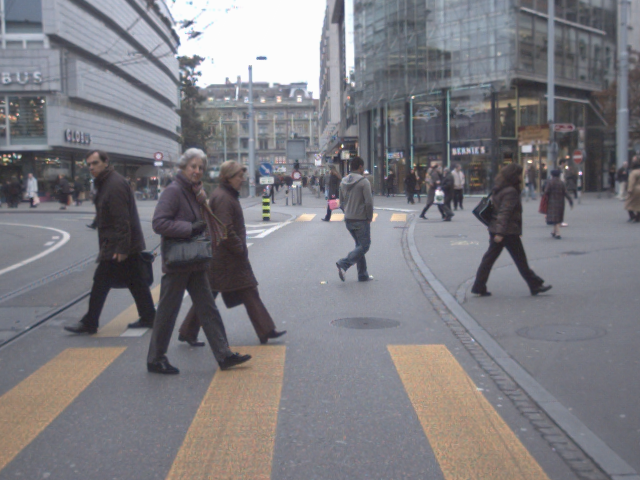
#> input picture applications/optical_flow/images/frame0.png, 640 x 480 px, given in place of ir.mp4, which was not available
$ python tvl1.py
#> lines starting #> are read from the running program, lines starting #| are printed output that depends on the picture
### hindemith/types.py
import numpy as np
import pycl as cl
import os
backend = os.getenv("HM_BACKEND", "ocl")

if backend in {"ocl", "opencl", "OCL"}:
    from hindemith.cl import context, queue


class hmarray(np.ndarray):
    """Subclass of ndarray that has an OpenCL buffer associated with it"""
    # [11 lines left out: function __new__, not called in this run]

    def __array_finalize__(self, obj):
        if obj is None:
            return

        if backend in {"ocl", "opencl", "OCL"}:
            buf, evt = cl.buffer_from_ndarray(queue, obj)
            evt.wait()
            self.ocl_buf = buf
            self.host_dirty = False
            self.ocl_dirty = False
        self.register = None

    # [11 lines left out: functions sync_host, sync_ocl, not called in this run]

### applications/optical_flow/tvl1.py
from hindemith.core import compose
from hindemith.types import hmarray
import numpy as np
import cv2
import sys


num_warps = 2
n_scales = 2
n_inner = 10
n_outer = 10
median_filtering = 5
theta = .3
tau = .25
l = .15  # lambda
epsilon = 0.01
n = .8


# [10 lines left out: function py_th, not called in this run]


py_thresh = np.vectorize(py_th, otypes=[np.float32])


# [21 lines left out: functions py_threshold, py_forward_gradient, py_divergence, not called in this run]


def centered_gradient(m):
    return np.gradient(m)


# [10 lines left out: functions build_flow_map, cl_build_flow_map, not called in this run]


def warp(im, f1, f2):
    return cv2.remap(im, f1, f2, cv2.INTER_LINEAR)


# [46 lines left out: function py_flow, not called in this run]


cap = cv2.VideoCapture("ir.mp4")
ret, prev = cap.read()
#> prev is the input picture: shape (480, 640, 3); mean B, G, R 128.8, 123.5, 124.8
prev_gray = cv2.cvtColor(prev, cv2.COLOR_BGR2GRAY)
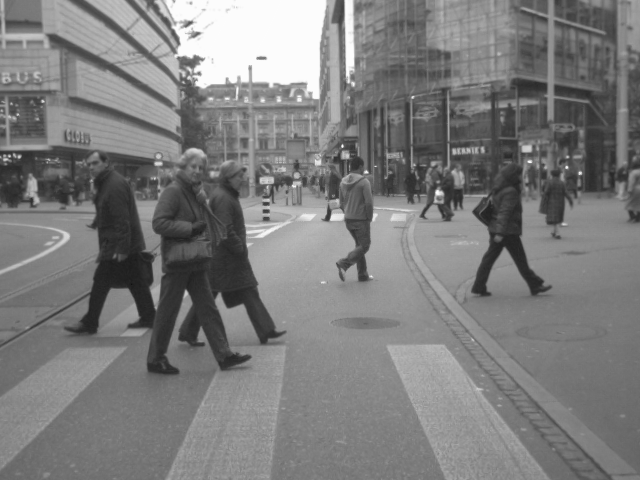
#> prev_gray: shape (480, 640); min 16, max 253, mean 124.5
hsv = np.zeros_like(prev)
hsv[..., 1] = 255

ret, frame = cap.read()
frame_gray = cv2.cvtColor(frame, cv2.COLOR_BGR2GRAY)
#> (the run stopped early here; a loop or call above may not have finished)

$ run again, on applications/optical_flow/images/frame1.png
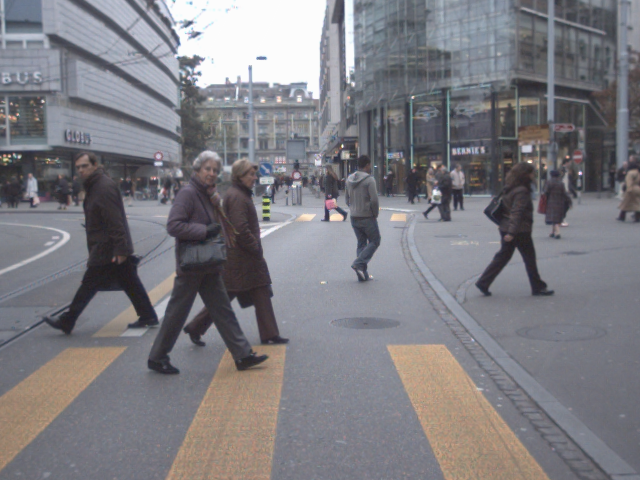
#> input picture applications/optical_flow/images/frame1.png, 640 x 480 px, given in place of ir.mp4, which was not available
#> prev is the input picture: shape (480, 640, 3); mean B, G, R 129.1, 123.7, 125
#> `prev_gray = cv2.cvtColor(prev, cv2.COLOR_BGR2GRAY)`:
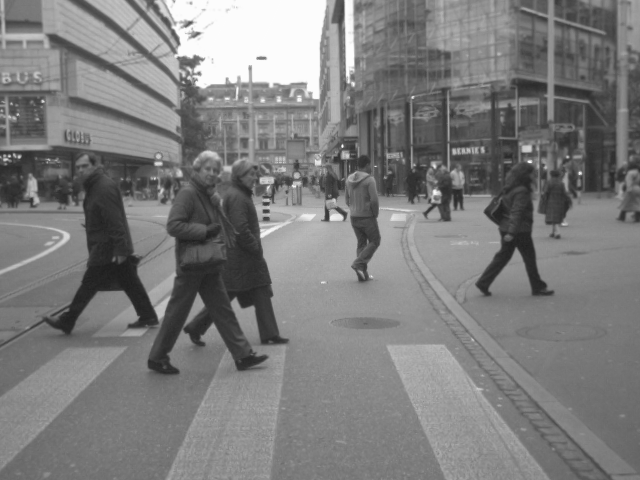
#> prev_gray: shape (480, 640); min 30, max 253, mean 124.7
